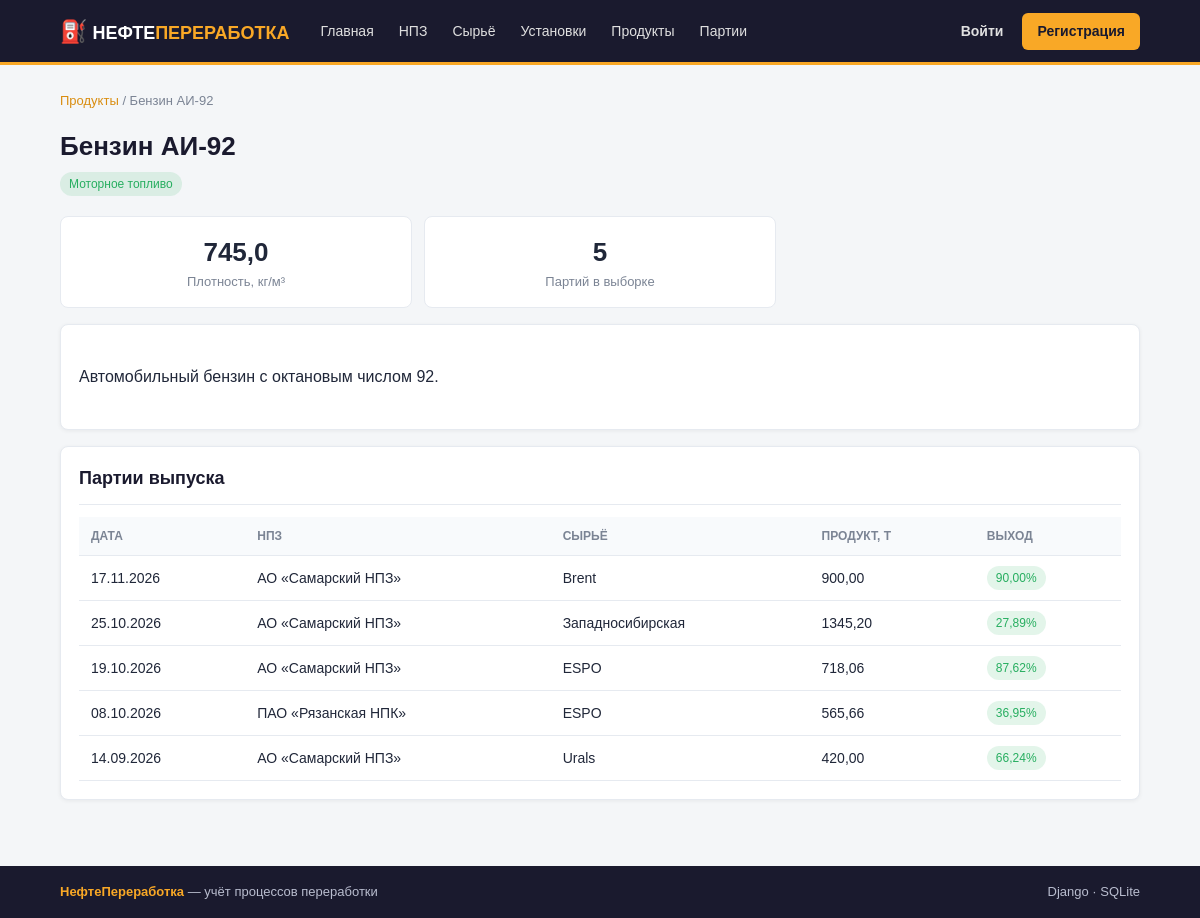
Page /products/10/ on the committed database.
### refining/models.py (models this page shows, shortened)
class Product(models.Model):
    CATEGORY_CHOICES = [
        ('FUEL', 'Моторное топливо'),
        ('DIESEL', 'Дизельное топливо'),
        ('JET', 'Авиационный керосин'),
        ('FUEL_OIL', 'Топочный мазут'),
        ('LUBE', 'Смазочные материалы'),
        ('BITUMEN', 'Битум'),
        ('PETROCHEM', 'Нефтехимия'),
        ('GAS', 'Сжиженные газы'),
    ]
    name = models.CharField('Название продукта', max_length=150, unique=True)
    category = models.CharField('Категория', max_length=12, choices=CATEGORY_CHOICES)
    density = models.DecimalField(
        'Плотность, кг/м³', max_digits=7, decimal_places=1, blank=True, null=True
    )
    description = models.TextField('Описание', blank=True)
    class Meta:
        verbose_name = 'Нефтепродукт'
        verbose_name_plural = 'Нефтепродукты'
        ordering = ['name']

class ProductionBatch(models.Model):
    refinery = models.ForeignKey(
        Refinery, on_delete=models.CASCADE, related_name='batches', verbose_name='НПЗ'
    )
    crude_oil = models.ForeignKey(
        CrudeOil, on_delete=models.PROTECT, related_name='batches', verbose_name='Марка нефти'
    )
    unit = models.ForeignKey(
        ProcessUnit, on_delete=models.PROTECT, related_name='batches', verbose_name='Установка'
    )
    product = models.ForeignKey(
        Product, on_delete=models.PROTECT, related_name='batches', verbose_name='Продукт'
    )
    input_volume = models.DecimalField(
        'Объём сырья, тонн', max_digits=12, decimal_places=2
    )
    output_volume = models.DecimalField(
        'Объём продукта, тонн', max_digits=12, decimal_places=2
    )
    produced_at = models.DateField('Дата переработки')
    created_by = models.ForeignKey(
        settings.AUTH_USER_MODEL,
        on_delete=models.SET_NULL,
        null=True,
        blank=True,
        related_name='batches',
        verbose_name='Добавил',
    )
    notes = models.TextField('Примечание', blank=True)
    created_at = models.DateTimeField('Создано', auto_now_add=True)
    class Meta:
        verbose_name = 'Партия переработки'
        verbose_name_plural = 'Партии переработки'
        ordering = ['-produced_at', '-created_at']
    @property
    def yield_percent(self):
        if self.input_volume and self.input_volume > 0:
            return round(float(self.output_volume) / float(self.input_volume) * 100, 2)
        return 0

class Refinery(models.Model):
    name = models.CharField('Название', max_length=150, unique=True)
    location = models.CharField('Местоположение', max_length=150)
    capacity = models.PositiveIntegerField(
        'Мощность, млн тонн/год', help_text='Проектная мощность по переработке сырой нефти'
    )
    founded = models.PositiveSmallIntegerField('Год пуска', null=True, blank=True)
    description = models.TextField('Описание', blank=True)
    class Meta:
        verbose_name = 'НПЗ'
        verbose_name_plural = 'Нефтеперерабатывающие заводы'
        ordering = ['name']

class CrudeOil(models.Model):
    name = models.CharField('Марка нефти', max_length=100, unique=True)
    density = models.DecimalField('Плотность, кг/м³', max_digits=7, decimal_places=1)
    sulfur = models.DecimalField('Содержание серы, %', max_digits=4, decimal_places=2)
    api_gravity = models.DecimalField('API-плотность', max_digits=5, decimal_places=1, blank=True, null=True)
    description = models.TextField('Описание', blank=True)
    class Meta:
        verbose_name = 'Марка нефти'
        verbose_name_plural = 'Марки сырой нефти'
        ordering = ['name']

### refining/views.py (the view)
# urls.py: path('products/<int:pk>/', views.ProductDetailView.as_view(), name='product_detail'),
class ProductDetailView(DetailView):
    model = Product
    template_name = 'refining/product_detail.html'
    context_object_name = 'product'
    def get_context_data(self, **kwargs):
        ctx = super().get_context_data(**kwargs)
        ctx['batches'] = self.object.batches.select_related(
            'refinery', 'crude_oil'
        )[:10]
        return ctx

### templates/refining/product_detail.html (shortened to what this page needs)
{% extends 'refining/base.html' %}
{% block content %}
<nav class="breadcrumbs"><a href="{% url 'refining:product_list' %}">Продукты</a> / {{ product.name }}</nav>
<div class="page-header">
    <div>
        <h1>{{ product.name }}</h1>
        <p class="muted"><span class="badge badge-green">{{ product.get_category_display }}</span></p>
    </div>
</div>
<div class="stats-grid compact">
    <div class="stat-card"><div class="stat-value">{{ product.density|default:"—" }}</div><div class="stat-label">Плотность, кг/м³</div></div>
    <div class="stat-card"><div class="stat-value">{{ batches|length }}</div><div class="stat-label">Партий в выборке</div></div>
</div>
{% if product.description %}
<section class="card"><div class="card-body"><p>{{ product.description|linebreaks }}</p></div></section>
{% endif %}
<section class="card">
    <div class="card-header"><h2>Партии выпуска</h2></div>
    <div class="table-wrap">
        <table class="table">
            <thead><tr><th>Дата</th><th>НПЗ</th><th>Сырьё</th><th>Продукт, т</th><th>Выход</th></tr></thead>
            <tbody>
                {% for b in batches %}
                <tr><td>{{ b.produced_at|date:"d.m.Y" }}</td><td>{{ b.refinery.name }}</td><td>{{ b.crude_oil.name }}</td><td>{{ b.output_volume|floatformat:2 }}</td><td><span class="badge badge-green">{{ b.yield_percent|floatformat:2 }}%</span></td></tr>
                {% empty %}
                <tr><td colspan="5" class="muted">Партий пока нет.</td></tr>
                {% endfor %}
            </tbody>
        </table>
    </div>
</section>
{% endblock %}

### templates/refining/base.html (style rules this page uses)
body { font-family: Arial, sans-serif; margin: 0; background: #f4f6f8; color: #202739; line-height: 1.5; }
a { color: #d98d10; text-decoration: none; }
.page-header { display: flex; justify-content: space-between; align-items: center; gap: 14px; margin-bottom: 20px; flex-wrap: wrap; }
h1 { font-size: 26px; margin: 0 0 6px; color: #1a1a2e; }
h2 { font-size: 18px; margin: 0 0 12px; color: #1a1a2e; }
.muted { color: #7b8494; font-size: 14px; margin: 0; }
.card { background: #fff; border: 1px solid #e6eaf0; border-radius: 8px; padding: 18px; margin-bottom: 16px; box-shadow: 0 1px 4px rgba(0,0,0,.06); }
.card-header { display: flex; justify-content: space-between; align-items: center; padding-bottom: 12px; border-bottom: 1px solid #e6eaf0; margin-bottom: 12px; }
.card-header h2 { margin: 0; }
.card-body { padding: 6px 0; }
.stats-grid { display: grid; grid-template-columns: repeat(4, 1fr); gap: 12px; margin-bottom: 16px; }
.stats-grid.compact { grid-template-columns: repeat(3, 1fr); }
.stat-card { background: #fff; border: 1px solid #e6eaf0; border-radius: 8px; padding: 16px; text-align: center; }
.stat-value { font-size: 26px; font-weight: bold; }
.stat-label { color: #7b8494; font-size: 13px; }
.table-wrap { overflow-x: auto; }
table { width: 100%; border-collapse: collapse; font-size: 14px; }
th { text-align: left; padding: 10px 12px; background: #f8fafc; color: #7b8494; font-size: 12px; text-transform: uppercase; border-bottom: 1px solid #e6eaf0; }
td { padding: 10px 12px; border-bottom: 1px solid #e6eaf0; }
.badge { display: inline-block; padding: 3px 9px; border-radius: 999px; font-size: 12px; }
.badge-green { background: rgba(39,174,96,.13); color: #27ae60; }
.breadcrumbs { color: #7b8494; font-size: 13px; margin-bottom: 16px; }

### rows in the picture
Product: name "Бензин АИ-92", category "Моторное топливо", density "745,0", description "Автомобильный бензин с октановым числом 92."
ProductionBatch: produced_at "17.11.2026", refinery.name "АО «Самарский НПЗ»", crude_oil.name "Brent", output_volume "900,00", yield_percent "90,00"
ProductionBatch: produced_at "25.10.2026", refinery.name "АО «Самарский НПЗ»", crude_oil.name "Западносибирская", output_volume "1345,20", yield_percent "27,89"
ProductionBatch: produced_at "19.10.2026", refinery.name "АО «Самарский НПЗ»", crude_oil.name "ESPO", output_volume "718,06", yield_percent "87,62"
ProductionBatch: produced_at "08.10.2026", refinery.name "ПАО «Рязанская НПК»", crude_oil.name "ESPO", output_volume "565,66", yield_percent "36,95"
ProductionBatch: produced_at "14.09.2026", refinery.name "АО «Самарский НПЗ»", crude_oil.name "Urals", output_volume "420,00", yield_percent "66,24"

### other values in the picture
{{ batches|length }} "5"
